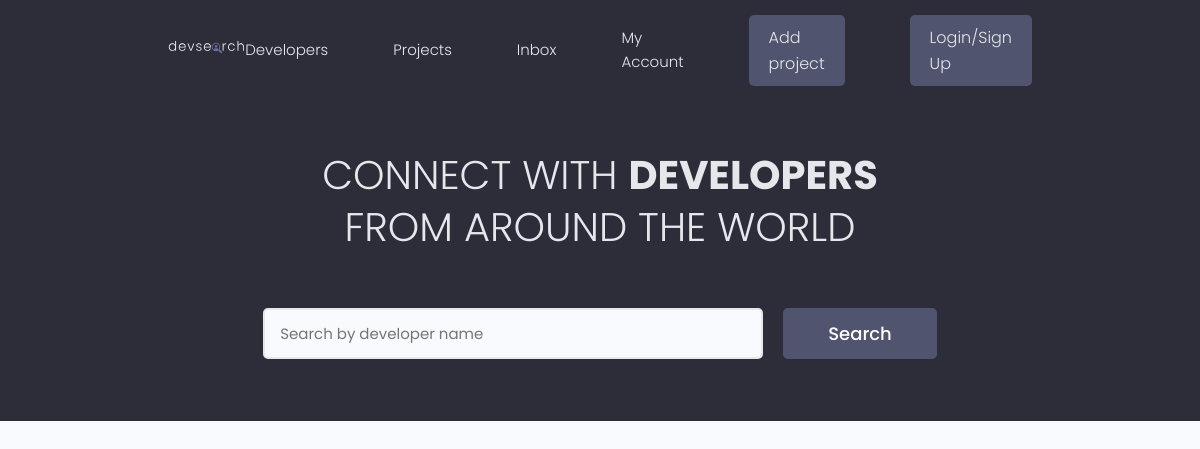
The app's page /, older data.
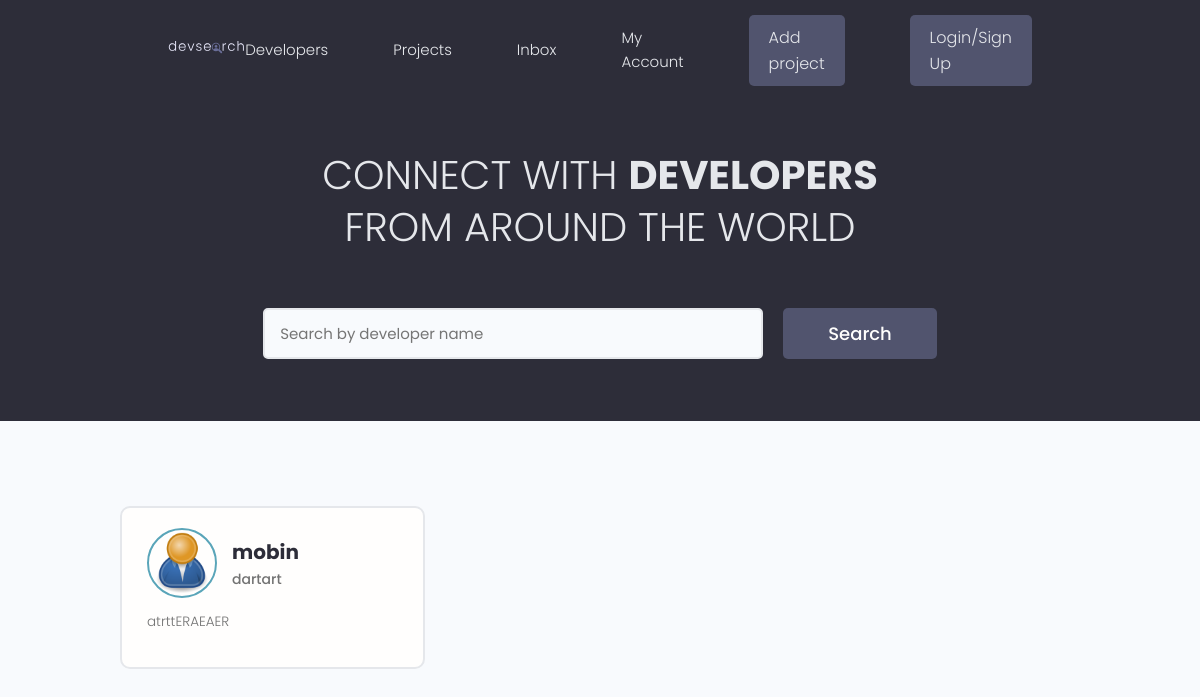
The same page, newer data.
### users/models.py (models this page shows, shortened)
class Profile(models.Model):
    user = models.OneToOneField(User, on_delete=models.CASCADE, null=True, blank=True,)
    name = models.CharField(max_length=200, null=True, blank=True)
    email = models.EmailField(max_length=500 , null=True, blank=True )
    username = models.CharField(max_length=200, null=True, blank=True)
    location = models.CharField(max_length=200, null=True, blank=True)
    short_intro = models.CharField(max_length=500, null=True, blank=True)
    bio = models.TextField(null=True, blank=True)
    profile_image = models.ImageField(null=True, blank=True,
                                      upload_to= 'profiles/', default='profiles/user-default.png')
    social_github = models.CharField(max_length=200, null=True, blank=True)
    social_twiiter =models.CharField(max_length=200, null=True, blank=True)
    social_linkedin =models.CharField(max_length=200, null=True, blank=True)
    social_youtube = models.CharField(max_length=200, null=True, blank=True)
    social_website = models.CharField(max_length=200, null=True, blank=True)
    created = models.DateField(auto_now_add=True)
    id = models.UUIDField(default=uuid.uuid4, unique=True,
                           primary_key= True, editable= False)

### users/views.py (the view)
# urls.py: path('', views.profiles, name='profiles'),
def profiles (request):
    profiles = Profile.objects.all()
    context = {'profiles': profiles}
    return render (request, 'users/profiles.html', context)

### users/templates/users/profiles.html (shortened to what this page needs)
{% extends 'main.html' %}
{% block content %}
  <main class="home">
    <section class="hero-section text-center">
      <div class="container container--narrow">
        <div class="hero-section__box">
          <h2>CONNECT WITH <span>DEVELOPERS</span></h2>
          <h2>FROM AROUND THE WORLD</h2>
        </div>
        <div class="hero-section__search">
          <form class="form" action="#" method="get">
            <div class="form__field">
              <input class="input input--text" id="formInput#search" type="text" name="text"
                placeholder="Search by developer name" />
            </div>
            <input class="btn btn--sub btn--lg" type="submit" value="Search" />
          </form>
        </div>
      </div>
    </section>
    <section class="devlist">
      <div class="container">
        <div class="grid grid--three">
          {% for profile in profiles %}
          <div class="column card">
            <div class="dev">
              <a href="{% url 'user-profile' profile.id %}" class="card__body">
                <div class="dev__profile">
                  <img class="avatar avatar--md" src="{{ profile.profile_image.url }}" alt="image" />
                  <div class="dev__meta">
                    <h3>{{ profile.name }}</h3>
                    <h5>{{ profile.short_intro|slice:'60' }}</h5>
                  </div>
                </div>
                <p class="dev__info"> {{ profile.bio| slice:'150' }} </p>
              </a>
            </div>
          </div>
          {% endfor %}
        </div>
      </div>
    </section>
  </main>
{% endblock content %}

Row changes from the older to the newer data that the page shows:
added Profile: profile_image (placeholder picture), name "mobin", short_intro "dartart", bio "atrttERAEAER"
